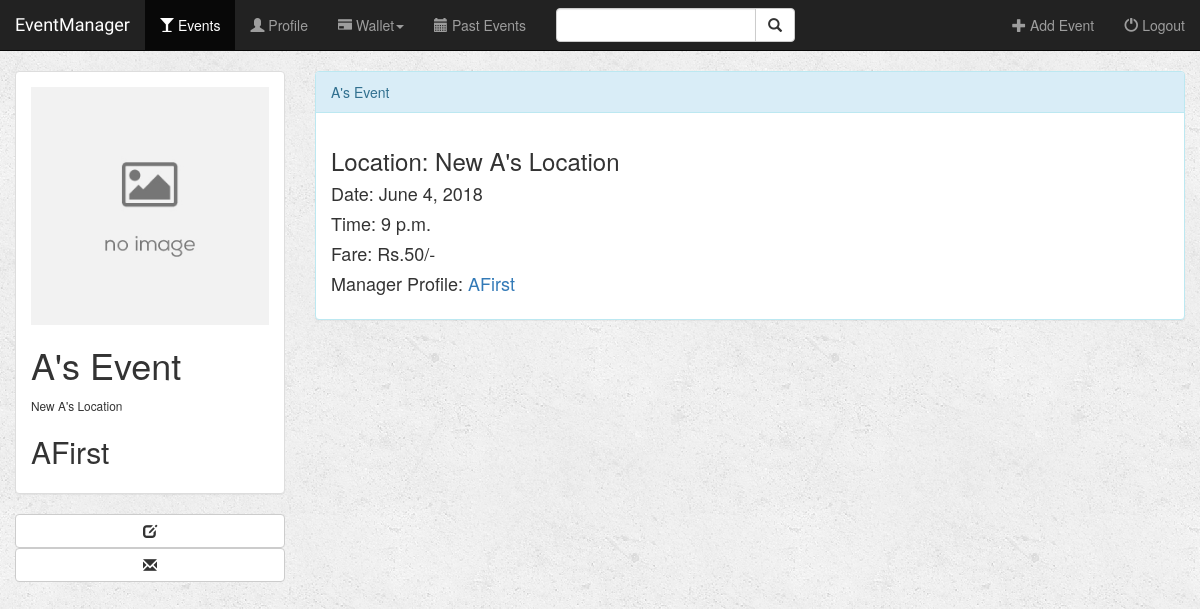
Page /event/9/ (signed in) on the committed database.
### event/models.py (models this page shows, shortened)
class Event(models.Model):
    name = models.CharField(max_length=50, null=False)
    location = models.TextField(max_length=500, null=False)
    date = models.DateField(null=True)
    time = models.TimeField(null=True)
    manager = models.ForeignKey(User, on_delete=models.CASCADE)
    fare = models.PositiveIntegerField(null=True)
    def __str__(self):
        return self.name + ', ' + self.manager.username

### event/views.py (the view)
# urls.py: url(r'^(?P<pk>[0-9]+)/$', views.detail, name='detail'),
def detail(request, pk):
    if not request.user.is_authenticated:
        return render(request, 'event/login.html')
    else:
        user = request.user
        event = get_object_or_404(Event, pk=pk)
        return render(request, 'event/detail.html', {'event': event, 'user': user})

### event/templates/event/detail.html (shortened to what this page needs)
{% extends 'event/base.html' %}
{% block events_active %}active{% endblock %}
{% block body %}
<div class="container-fluid events-container">
    <div class="row">
        <div class="col-sm-4 col-md-3">
            <div class="panel panel-default">
                <div class="panel-body">
                    <img src="./../../static/event/images/default_event.jpg" class="img-responsive">
                    <h1>{{ event.name }}</h1> <small>{{ event.location }}</small>
                    <h2>{{ event.manager.first_name }}</h2>
                </div>
            </div>
            {% if event.manager.id == request.user.id %}
                <form action="{% url 'event:update_event' event.id %}" method="post" style="display: inline;">
                    <button type="submit" class="btn btn-default btn-block">
                        <span class="glyphicon glyphicon-edit"></span>
                    </button>
                </form>
                <form action="{% url 'event:invite_users' event.id %}" method="post" style="display: inline;">
                    <button type="submit" class="btn btn-default btn-block">
                        <span class="glyphicon glyphicon-envelope"></span>
                    </button>
                </form>
            {% endif %}
        </div>
        <div class="col-sm-8 col-md-9">
            <div class="panel panel-info">
                <div class="panel-heading">
                    {{ event.name }}
                </div>
                <div class="panel-body">
                    <h3>Location: {{ event.location }}</h3>
                    <h4>Date: {{ event.date }}</h4>
                    <h4>Time: {{ event.time }}</h4>
                    <h4>Fare: Rs.{{ event.fare }}/-</h4>
                    <h4>Manager Profile: <a href="{% url 'event:user_profile' event.manager.id %}">{{ event.manager.first_name }}</a></h4>
                </div>
            </div>
        </div>
    </div>
</div>
{% endblock %}

### event/static/event/css/style.css (style rules this page uses)
body { background: white url("./../images/background.png"); }

### rows in the picture
Event: name "A's Event", location "New A's Location", manager.first_name "AFirst", date "June 4, 2018", time "9 p.m.", fare "50"
